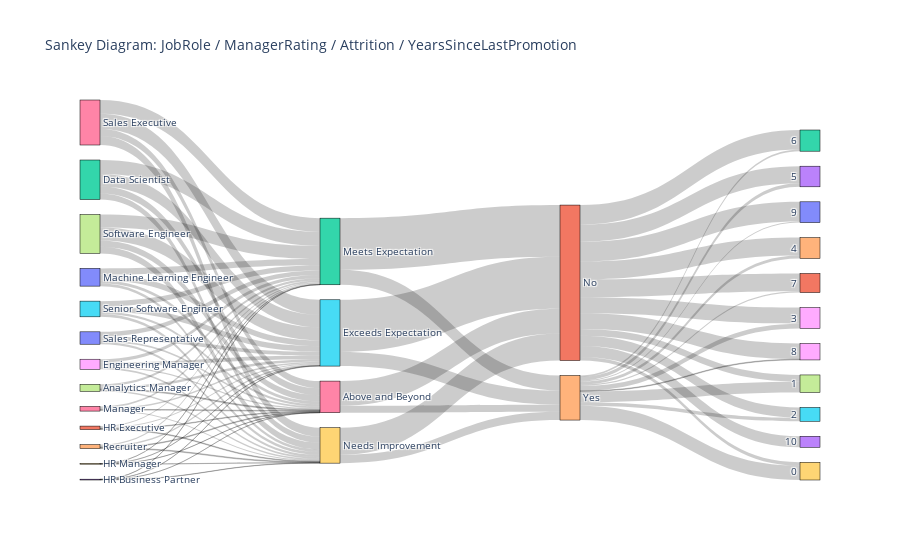

This figure's notebook cell:
### Code cell
graph("JobRole")

### Figure 1 — Plotly figure (JSON) as saved in the notebook; plotly's stock layout.template omitted (floating-point values rounded to 4 significant figures)
{"data": [{"link": {"source": [17, 17, 17, 17, 22, 22, 22, 22, 8, 8, 8, 8, 13, 13, 13, 13, 11, 11, 11, 11, 9, 9, 9, 9, 0, 0, 0, 0, 16, 16, 16, 16, 14, 14, 14, 14, 26, 26, 26, 26, 20, 20, 20, 20, 5, 5, 5, 5, 27, 27, 27, 27, 6, 6, 25, 25, 12, 12, 29, 29, 1, 1, 1, 1, 1, 1, 1, 1, 1, 1, 1, 4, 4, 4, 4, 4, 4, 4, 4, 4, 4], "target": [6, 25, 12, 29, 6, 25, 12, 29, 6, 25, 12, 29, 6, 25, 12, 29, 6, 25, 12, 29, 6, 25, 12, 29, 6, 25, 12, 29, 6, 25, 12, 29, 6, 25, 12, 29, 6, 25, 12, 29, 6, 25, 12, 29, 6, 25, 12, 29, 6, 25, 12, 29, 1, 4, 1, 4, 1, 4, 1, 4, 19, 7, 15, 28, 24, 3, 2, 21, 18, 10, 23, 19, 7, 15, 28, 24, 3, 2, 21, 18, 10], "value": [27, 70, 63, 36, 195, 344, 393, 169, 40, 103, 91, 48, 2, 7, 6, 8, 16, 33, 28, 20, 3, 5, 3, 5, 81, 164, 174, 75, 20, 38, 45, 28, 20, 36, 34, 22, 199, 423, 383, 248, 46, 108, 128, 63, 58, 153, 146, 80, 173, 362, 361, 185, 686, 194, 1452, 394, 1437, 418, 752, 235, 94, 187, 286, 449, 497, 478, 546, 495, 440, 548, 307, 399, 300, 99, 133, 85, 96, 44, 36, 19, 30]}, "node": {"label": ["Machine Learning Engineer", "No", "6", "5", "Yes", "Senior Software Engineer", "Above and Beyond", "1", "Engineering Manager", "HR Manager", "9", "HR Executive", "Meets Expectation", "HR Business Partner", "Recruiter", "2", "Manager", "Analytics Manager", "8", "0", "Sales Representative", "7", "Data Scientist", "10", "4", "Exceeds Expectation", "Sales Executive", "Software Engineer", "3", "Needs Improvement"], "line": {"color": "black", "width": 0.5}, "pad": 15, "thickness": 20}, "type": "sankey"}], "layout": {"font": {"size": 10}, "title": {"text": "Sankey Diagram: JobRole / ManagerRating / Attrition / YearsSinceLastPromotion"}}}
